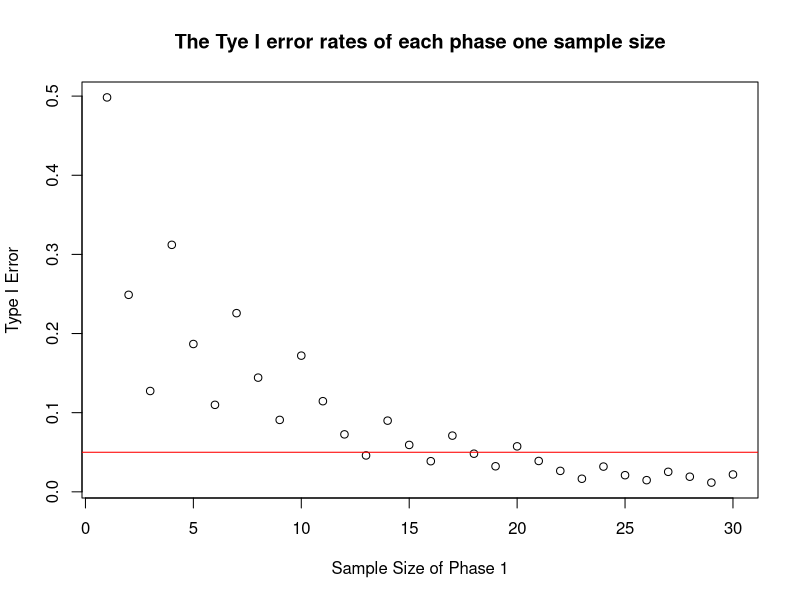

Recreate this plot in R.
set.seed(4287248)
#Parameters
#Theta Under the Null
theta0=0.5
#Theta under the Alternate.
theta1=0.7
#Type 1 error under theta=0.5, want alpha<0.05
alpha=0.05
#Type II error under theta=0.7, want beta<0.2
beta=0.2



#Investigating the size of the first Trial
N=100000
p=1
n1=1
#This loop runs whilst the type I error, p, is above 0.05
while(p>0.05){
  
  #We choose some Critical value, c, here I have chosen
  #to use 0.7 as we will only be proceeding if a high proportion
  #of the sample respond, thus we need to know what sample size 
  #is needed to reduce the sample size to below 0.05.
  c=0.7*n1
  
  x=rbinom(N,n1,theta0)
  
  #Here, p is the Type I error.
  p=mean(x>=c)
  n1=n1+1
}

#Now we have a rough idea of what n1, should be we test sample
#size a bit above to give us a better idea of what n1 should be.
Error=numeric(30)
for(i in 1:30){
  x=rbinom(N,i,theta0)
  Error[i]=mean(x>=0.7*i)
}

#Here we plot the type I errors, an plot a line in red for error=0.05.
plot(Error, xlab="Sample Size of Phase 1", ylab="Type I Error",main="The Tye I error rates of each phase one sample size")
abline(h=0.05, col="red")
